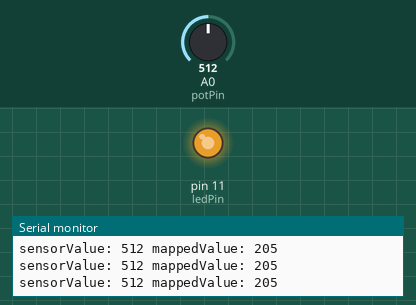
A sketch run on a simulated Arduino Uno, built with avr-gcc and run on an emulated ATmega328P. Shown: output pins drawn as LEDs (lit = HIGH), the last lines printed to the serial monitor. Inputs (shaded band) come from the test bench; at power-on: A0 (potPin) = 512.

Above: at 1.2 s.
1.3 s: A0 (potPin) set to 306
At 2.5 s:
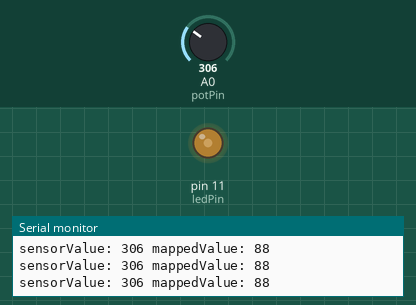
2.8 s: A0 (potPin) set to 122
At 3.3 s:
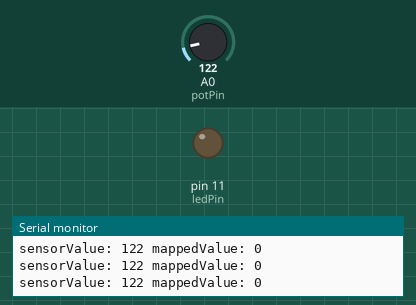
4.3 s: A0 (potPin) set to 138
7.3 s: A0 (potPin) set to 166
At 7.8 s:
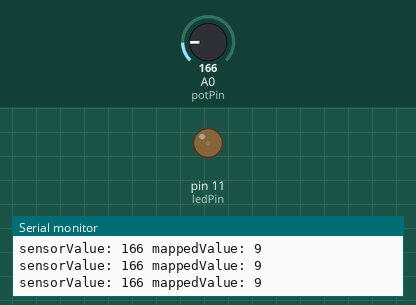
Timing chart, 0 to 9.8 s (numbered marks = the images above; inputs shaded):
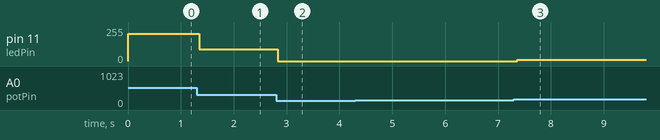

Measured:
- after the input at 1.3 s, pin 11 (ledPin): 205/255 → 88/255 after 0.05 s
- after the input at 2.8 s, pin 11 (ledPin): 88/255 → 0/255 at once
- after the input at 7.3 s, pin 11 (ledPin): 0/255 → 9/255 after 0.07 s

The sketch:

05_light_sensor_read_map.ino
```cpp
int ledPin=11;
int potPin=A0;

void setup() {
  // put your setup code here, to run once:
  pinMode(A0, INPUT);
  pinMode(11, OUTPUT);

  Serial.begin(9600);

}

void loop() {
  // put your main code here, to run repeatedly:

  int sensorValue=analogRead(potPin);

  int mappedSensorValue=map(sensorValue, 150, 600, 0, 255);

  if (mappedSensorValue<0){
    mappedSensorValue=0;
  }

  if (mappedSensorValue>255){
    mappedSensorValue=255;
  }

  Serial.print( "sensorValue: ");
  Serial.print(sensorValue);
  Serial.print( " mappedValue: ");
  Serial.println(mappedSensorValue);

  analogWrite(ledPin, mappedSensorValue);

}
```
